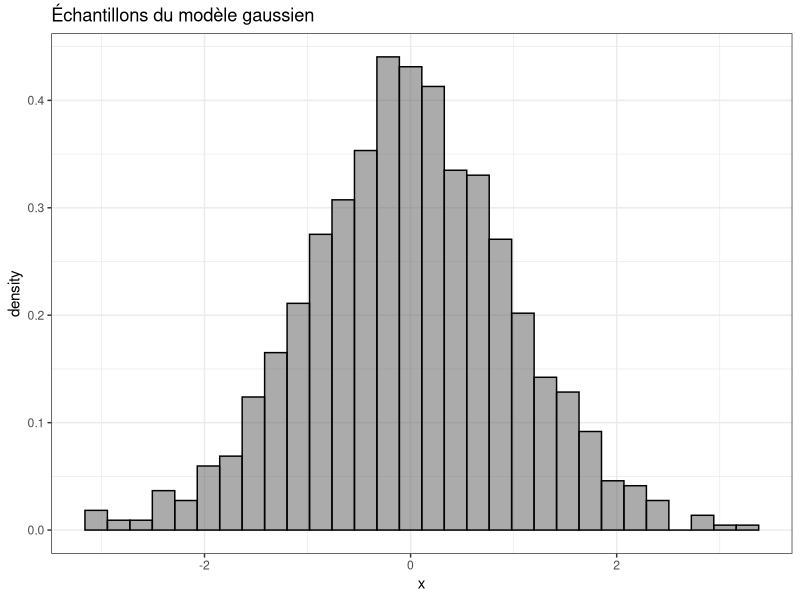

R code for this plot:
# exo 1
library(tidyverse, quietly = TRUE)
N = 10000000
samples <- data.frame(x=runif(N, 0, 1), y=runif(N, 0, 1))
samples <- samples %>% 
  mutate(
    circle = if_else(x**2 + y**2 < 1, 'in', 'out')
  )
head(samples)
subset(samples, circle=="in")
count( subset(samples, circle=="in"))/count(samples)*4


#exo 2 

#Question 1 : Soit une loi normale N(0,1), tracer un histogramme pour un échantillon de taille 1000.

X <- data.frame(samples=rnorm(1000, 0, 1))
ggplot(data=X,mapping = aes(x = samples,y = ..density..)) + 
  geom_histogram(alpha = 0.5, color ='black',position = 'identity', bins = 30) +
  labs(title = 'Échantillons du modèle gaussien') +
  theme_bw() +
  xlab('x') +
  theme(legend.title = element_blank())

#Question 2 : En vous appuyant sur l’échantillon précédent, calculer son espérance empirique, sa variance (avec et sans biais). La fonction R var est-elle avec ou sans biais (justifiez) ?

# esperance empirique 



 X <- data.frame(samples=rnorm(10, 0, 1))
my_variance <- function(s, unbiased=TRUE) {
  mu = mean(s);
  normalization = 1
  if (unbiased == TRUE) {
    normalization = (nrow(X) - 1) / nrow(X)
  }
  mean((s-mu)**2) / normalization
}

print 
print(paste('Moyenne empirique:', mean(X$samples)))
print(paste('Ma variance:', my_variance(X$samples)))
print(paste('Ma variance (biaisée):', my_variance(X$samples, unbiased=FALSE)))
print(paste('Variance R:', var(X$samples)))
print(paste('excrat variance biais /sans biais',(var(X$samples)-my_variance(X$samples, unbiased=FALSE))/var(X$samples)*100,'%'))

#question 3 : Via notre échantillon, estimer la probabilité de |X|>2.

X <- data.frame(samples=rnorm(10000, 0, 1))
head(X)

print(paste('La probabilité empirique est', sum(abs(X)>2)/N))
#sigma =  1
# 95 % des echanitillo,ns sont compris entre -sigma et sigma
# ,CORRESPOND À  LA MARGE D'ERREUR


# Question 4  : 



X <- data.frame(samples=rnorm(10000, 0, 1))
head(X)

print(paste('La probabilité empirique est', sum(abs(X)>3)/N))




# importance sampling

# simulation selon la lio normale
N=  10000
Mygamma <- data.frame(samples=rnorm(N, 0, 1))
head(Mygamma)
Mygamma$density = dnorm(Mygamma$samples)
head(Mygamma)



density_g <- function(x){
  (dnorm(x, mean = -3, sd = 1) + dnorm(x, mean = 0, sd = sqrt(10)) + dnorm(x, mean = 1, sd = 1))/3
}

Mygamma$g = density_g(Mygamma$samples)
head(Mygamma)
Mygamma$g_gamma =  Mygamma$samples*Mygamma$g/Mygamma$density
head(Mygamma)
sum(Mygamma$g_gamma)/count(Mygamma)




















